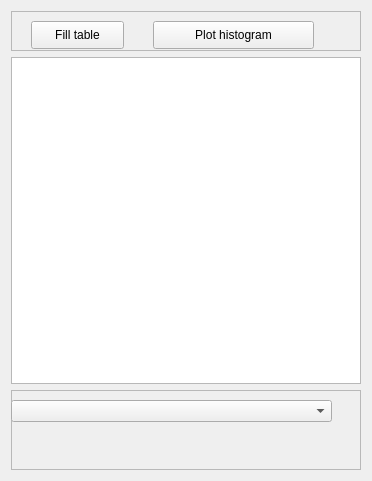
          <widget class="QWidget" name="page_16">
           <property name="geometry">
            <rect>
             <x>0</x>
             <y>0</y>
             <width>372</width>
             <height>481</height>
            </rect>
           </property>
           <attribute name="label">
            <string>Bonds</string>
           </attribute>
           <layout class="QVBoxLayout" name="verticalLayout_9">
            <item>
             <widget class="QFrame" name="frame_7">
              <property name="minimumSize">
               <size>
                <width>0</width>
                <height>40</height>
               </size>
              </property>
              <property name="frameShape">
               <enum>QFrame::StyledPanel</enum>
              </property>
              <property name="frameShadow">
               <enum>QFrame::Raised</enum>
              </property>
              <widget class="QPushButton" name="FormActionsPostButCreateBonds">
               <property name="geometry">
                <rect>
                 <x>20</x>
                 <y>10</y>
                 <width>93</width>
                 <height>28</height>
                </rect>
               </property>
               <property name="text">
                <string>Fill table</string>
               </property>
              </widget>
              <widget class="QPushButton" name="FormActionsPostButPlotBondsHistogram">
               <property name="geometry">
                <rect>
                 <x>142</x>
                 <y>10</y>
                 <width>161</width>
                 <height>28</height>
                </rect>
               </property>
               <property name="text">
                <string>Plot histogram</string>
               </property>
              </widget>
             </widget>
            </item>
            <item>
             <widget class="QTableWidget" name="FormActionsPosTableBonds"/>
            </item>
            <item>
             <widget class="QFrame" name="frame_8">
              <property name="minimumSize">
               <size>
                <width>0</width>
                <height>80</height>
               </size>
              </property>
              <property name="frameShape">
               <enum>QFrame::StyledPanel</enum>
              </property>
              <property name="frameShadow">
               <enum>QFrame::Raised</enum>
              </property>
              <widget class="QComboBox" name="FormActionsPostComboBonds">
               <property name="geometry">
                <rect>
                 <x>0</x>
                 <y>10</y>
                 <width>321</width>
                 <height>22</height>
                </rect>
               </property>
               <property name="sizePolicy">
                <sizepolicy hsizetype="Expanding" vsizetype="Fixed">
                 <horstretch>0</horstretch>
                 <verstretch>0</verstretch>
                </sizepolicy>
               </property>
              </widget>
              <widget class="QLabel" name="FormActionsPostLabelMeanBond">
               <property name="geometry">
                <rect>
                 <x>0</x>
                 <y>50</y>
                 <width>321</width>
                 <height>16</height>
                </rect>
               </property>
               <property name="text">
                <string/>
               </property>
              </widget>
             </widget>
            </item>
           </layout>
          </widget>
